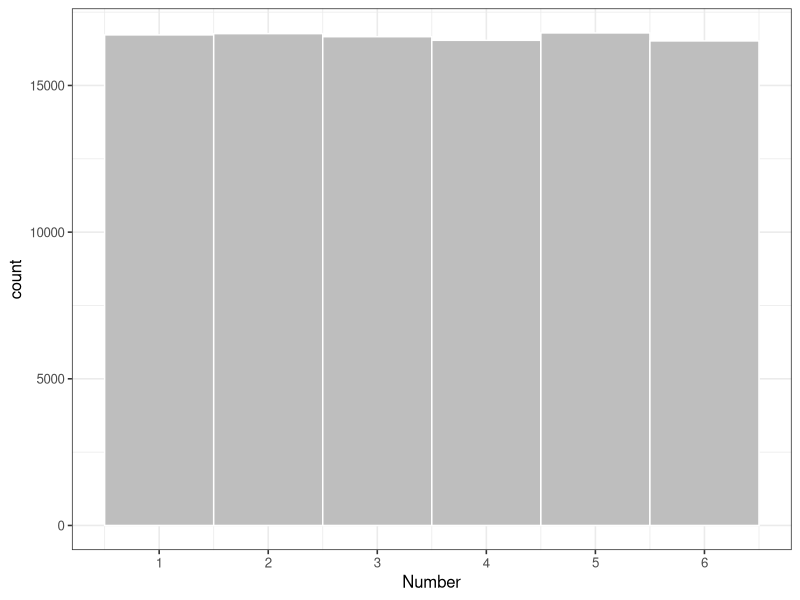
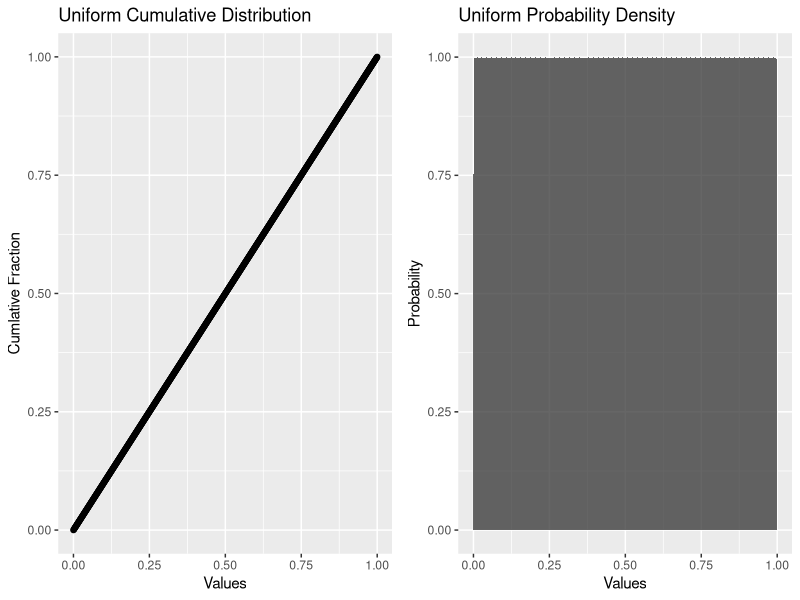
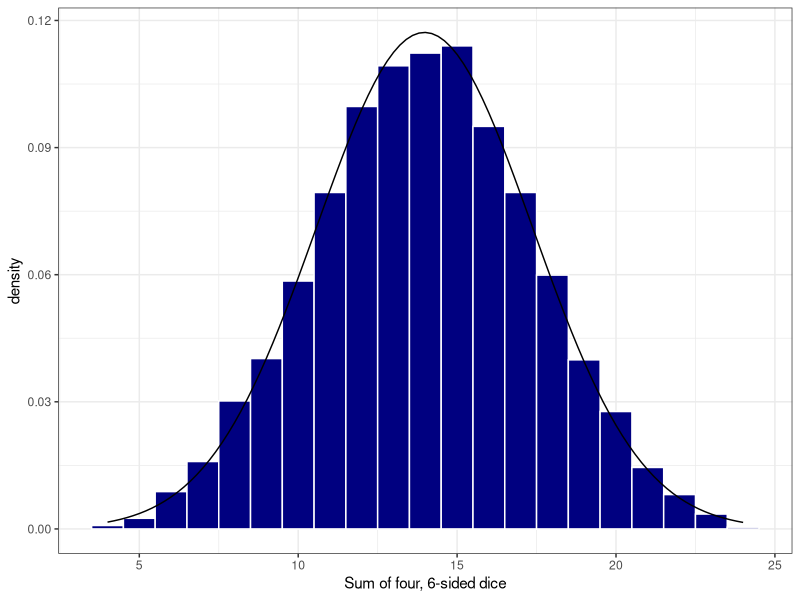
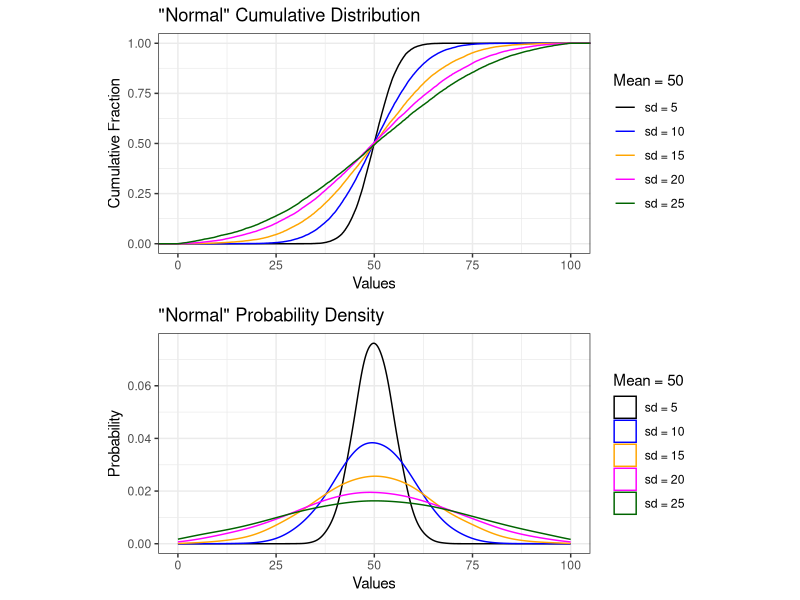
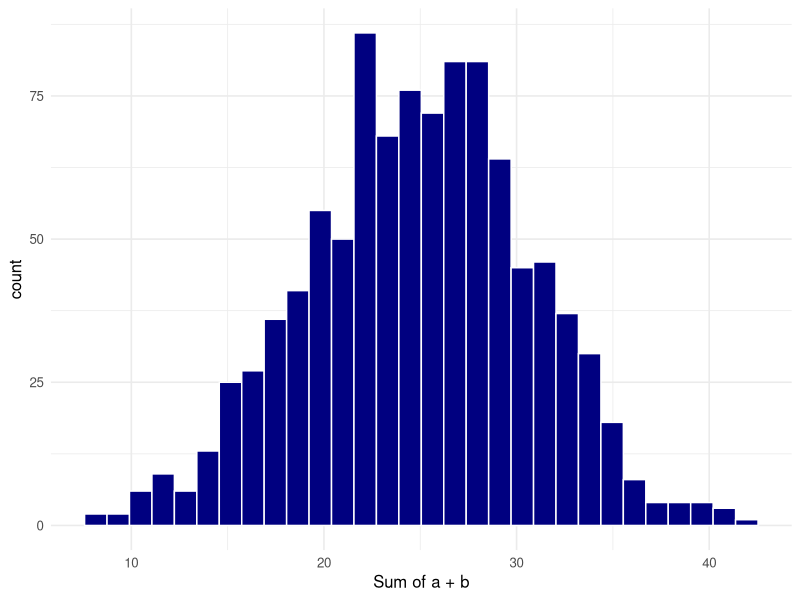
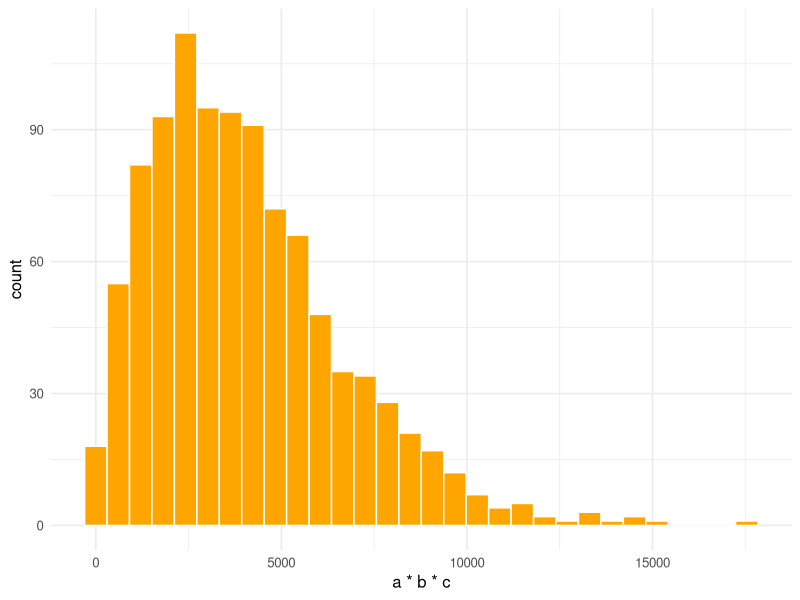

These figures' R source, in order:
## ---- chunk 1
library(tidyverse)
library(gridExtra)
library(grid)
library(broom)
knitr::opts_chunk$set(echo = TRUE, cache = TRUE)
## ---- chunk 2
#create a uniform distribition for the first roll of a 6-sided die
six_sided <- tibble(
  rolls = ceiling(runif(10e4, min=1, max=7))
)

#create a histogram of the probability density for a uniform distribution 
ggplot(data = six_sided, aes(x = rolls)) +
  geom_histogram(
      breaks = seq(1,7,1), 
      fill = "grey",
      color = "white") +
  xlab("Number") +
  scale_x_continuous(breaks = c(0.5, 1.5, 2.5, 3.5, 4.5, 5.5, 6.5),
                     labels = as.factor(seq(0,6,1))) +
  theme_bw(base_size = 12)
## ---- chunk 3
unif_dist2<-tibble(data = seq(0,1,0.001), 
                  quant = seq(0,1,0.001))
                  

unif_cdf <- ggplot(data = unif_dist2) +
  geom_point(aes(x=quant, y = data)) +
  labs(title = "Uniform Cumulative Distribution",
       y ="Cumlative Fraction",
       x = "Values")

unif_hist <- ggplot(data = unif_dist2) +
  stat_density(aes(x = data),
                 outline.type = "full",
               kernel = "gaussian",
               n = 4096,
               alpha = 0.75,
               bw = .001) +
  labs(title = "Uniform Probability Density",
       y = "Probability",
       x = "Values")

grid.arrange(unif_cdf, unif_hist, ncol=2)

## ---- chunk 4
#sample a uniform distribution between 0 and 6, replicate 1000 times
#use 'ceiling' function to round up results
four_dice <- tibble(sum = replicate(10000, runif(4, min=0, max=6) %>% 
                         ceiling() %>% 
                         sum() #sum the result
                       ))
ggplot(data = four_dice) +
  geom_histogram(aes(x = sum, after_stat(density)),
                 bins = 21,
                 fill = "navy",
                 color = "white") + 
  stat_function(fun = dnorm, n = 101, 
                args = list(
                  mean = mean(four_dice$sum), 
                  sd = sd(four_dice$sum)
                  )
                ) +
  xlab("Sum of four, 6-sided dice") +
  theme_bw()

## ---- chunk 5
norm2 <- tibble(a = rnorm(n = 20000, mean = 50, sd = 5),
                b = rnorm(n = 20000, mean = 50, sd = 10),
                c = rnorm(n = 20000, mean = 50, sd = 15),
                d = rnorm(n = 20000, mean = 50, sd = 20),
                e = rnorm(n = 20000, mean = 50, sd = 25))

normal_ecdf <- ggplot(data = norm2) +
  stat_ecdf(aes(x = a, color = "sd = 5")) +
  stat_ecdf(aes(x = b, color = "sd = 10")) +
  stat_ecdf(aes(x = c, color = "sd = 15")) +
  stat_ecdf(aes(x = d, color = "sd = 20")) +
  stat_ecdf(aes(x = e, color = "sd = 25")) +
  xlim(0,100) +
  labs(title = "\"Normal\" Cumulative Distribution",
       x = "Values",
       y = "Cumulative Fraction") +
  scale_color_manual(values = c("black", "blue", "orange", "magenta", "darkgreen"), 
                     breaks=c("sd = 5","sd = 10","sd = 15", "sd = 20", "sd = 25"),
                     name = "Mean = 50") +
  theme_bw()

normal_density<- ggplot(data = norm2) +
  geom_density(aes(x = a, color = "sd = 5"),
               adjust = 2) +
  geom_density(aes(b, color = "sd = 10"),
               adjust = 2) +
  geom_density(aes(c, color = "sd = 15"),
               adjust = 2) +
  geom_density(aes(d, color = "sd = 20"),
               adjust = 2) +
  geom_density(aes(e, color = "sd = 25"),
               adjust = 2) +
  xlim(0,100) +
  labs(title = "\"Normal\" Probability Density",
       x = "Values",
       y = "Probability") +
  scale_color_manual(values = c("black", "blue", "orange", "magenta", "darkgreen"), 
                     breaks=c("sd = 5","sd = 10","sd = 15", "sd = 20", "sd = 25"),
                     name = "Mean = 50") +
  theme_bw() 

grid.arrange(normal_ecdf, normal_density, 
             nrow=2, 
             respect=TRUE, 
             heights = c(0.5, 0.5))


## ---- chunk 6
#create two variables that are normally distributed
normal_data <- tibble(a = rnorm(n=1000, mean = 15, sd = 5),
                   b = rnorm(n=1000, mean = 10, sd = 3))
## ---- chunk 7
#add those variables together and you get a normal distribution
normal_data %>% mutate(c = a + b) -> normal_data

ggplot2::ggplot(data = normal_data) + 
  geom_histogram(aes(c),
                 bins = 30,
                 fill = "navy",
                 color = "white") +
  xlab("Sum of a + b") +
  theme_minimal(base_size = 12)
#ggsave("./images/hist_a_b.png", dpi = 150)
## ---- chunk 8
#multiply together three normal variables
normal_data %>% 
  mutate(d = sample(a*b*c, 1000)) -> log_data

ggplot2::ggplot(data = log_data) + 
  geom_histogram(aes(d),
                 bins = 30,
                 fill = "orange",
                 color = "white") +
  xlab("a * b * c") +
  theme_minimal(base_size = 12) 
#ggsave("./images/hist_skew_out.png", dpi = 150)
